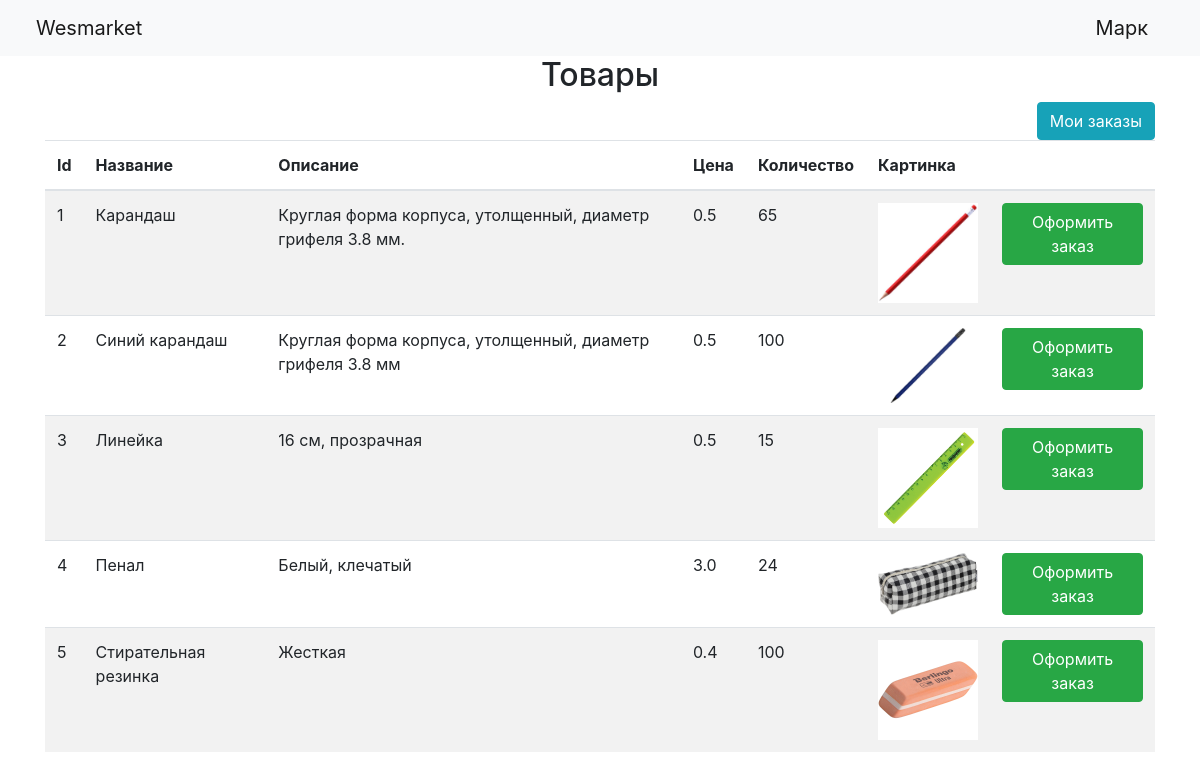
The app's page / (signed in) with its own data.
### data/users.py (models this page shows, shortened)
class User(SqlAlchemyBase, UserMixin, SerializerMixin):
    __tablename__ = 'user'
    id = sqlalchemy.Column(sqlalchemy.Integer,
                           primary_key=True, autoincrement=True)
    surname = sqlalchemy.Column(sqlalchemy.String, nullable=True)
    name = sqlalchemy.Column(sqlalchemy.String, nullable=True)
    age = sqlalchemy.Column(sqlalchemy.Integer, nullable=True)
    address = sqlalchemy.Column(sqlalchemy.String, nullable=True)
    email = sqlalchemy.Column(sqlalchemy.String, unique=True, nullable=True, index=True)
    moder = sqlalchemy.Column(sqlalchemy.Boolean, nullable=True, default=0)
    hashed_password = sqlalchemy.Column(sqlalchemy.String, nullable=True, index=True)
    orders = orm.relation("Orders", back_populates='user')

### data/items.py (models this page shows, shortened)
class Item(SqlAlchemyBase, SerializerMixin):
    __tablename__ = 'item'
    id = sqlalchemy.Column(sqlalchemy.Integer, primary_key=True, autoincrement=True)
    name = sqlalchemy.Column(sqlalchemy.String, nullable=True)
    description = sqlalchemy.Column(sqlalchemy.String, nullable=True)
    price = sqlalchemy.Column(sqlalchemy.Float, nullable=True)
    img = sqlalchemy.Column(sqlalchemy.String, nullable=True)
    quantity = sqlalchemy.Column(sqlalchemy.Integer, nullable=True)

### main.py (the view)
@app.route('/')
def base():
    items = db_sess.query(Item).all()
    return render_template('main.html', title='Главная', item_list=items)

### main.py (called while the page is built)
@login_manager.user_loader
def load_user(user_id):
    return db_sess.query(User).get(user_id)

### templates/main.html
{% extends "base.html" %}
{% block content %}
<h2 align="center">Товары</h2>
{% if current_user.is_authenticated and current_user.moder %}
        <div class="d-grid gap-2 d-md-flex justify-content-md-end">
        <a href="/item_add" class="btn btn-outline-secondary">Добавить товар</a>
        <a href="/admin_orders" class="btn btn-outline-secondary">Подтверждение заказов</a>
        <a type="button" class="btn btn-info" href="/orders">Мои заказы</a>
        </div>
{% elif current_user.is_authenticated %}
        <div class="d-grid gap-2 d-md-flex justify-content-md-end">
        <a type="button" class="btn btn-info" href="/orders">Мои заказы</a>
        </div>
{% endif %}
{% if item_list %}
<table class="table table-striped">
                <thead class="thead-inverse">
                        <tr><th>Id</th><th>Название</th><th>Описание</th><th>Цена</th><th>Количество</th><th>Картинка</th><th> </th></tr>
                </thead>
        {% for item in item_list %}
        <tr><td>{{ item.id }}</td><td>{{ item.name }}</td><td>{{ item.description }}</td><td>{{ item.price }}</td><td>{{ item.quantity }}</td><td><img src="/static/img/{{ item.img }}" width="100"></td>
        {% if current_user.is_authenticated and current_user.moder %}
                <td>
                 <a href="/buy/{{ item.id }}" class="btn btn-success">Оформить заказ</a>
                <a href="/edit/{{ item.id }}" class="btn btn-outline-warning">Редактировать</a>
                <a href="/delete/{{ item.id }}" class="btn btn-outline-danger">Удалить</a>
                </td>
        {% elif current_user.is_authenticated %}
                <td><a href="/buy/{{ item.id }}" class="btn btn-success">Оформить заказ</a></td>
        {% else %}
                <td> </td>
        {% endif %}
        </tr>
        {% endfor %}
</table>
{% endif %}
{% endblock %}

### templates/base.html (shortened to what this page needs)
<!doctype html>
<html lang="en">
<head>
    <link rel="stylesheet"
          href="https://stackpath.bootstrapcdn.com/bootstrap/4.4.1/css/bootstrap.min.css"
>
</head>
<body>
<header>
    <nav class="navbar navbar-light bg-light">
        <a class="navbar-brand" href="/">&#12288Wesmarket</a>
        {% if current_user.is_authenticated %}
            <div class="dropdown">
                <a class="navbar-brand" type="button" id="dropdownMenuButton1" data-bs-toggle="dropdown" aria-expanded="false">
                    {{ current_user.name }}&#12288
                </a>
            </div>
    {% else %}
    <p>
        <a class="btn btn-primary " href="/register">Зарегистрироваться</a>
        <a class="btn btn-success" href="/login">Войти</a>
    </p>
    {% endif %}
    </nav>
</header>
<main role="main" class="container">
    {% block content %}
    {% endblock %}
</main>
</body>
</html>

### records on screen
User: name "Марк"
Item: id "1", name "Карандаш", description "Круглая форма корпуса, утолщенный, диаметр грифеля 3.8 мм.", price "0.5", quantity "65", img (picture)
Item: id "2", name "Синий карандаш", description "Круглая форма корпуса, утолщенный, диаметр грифеля 3.8 мм", price "0.5", quantity "100", img (picture)
Item: id "3", name "Линейка", description "16 см, прозрачная", price "0.5", quantity "15", img (picture)
Item: id "4", name "Пенал", description "Белый, клечатый", price "3.0", quantity "24", img (picture)
Item: id "5", name "Стирательная резинка", description "Жесткая", price "0.4", quantity "100", img (picture)
